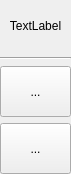
<?xml version="1.0" encoding="UTF-8"?>
<ui version="4.0">
 <class>WidgetChangeValue</class>
 <widget class="QWidget" name="WidgetChangeValue">
  <property name="geometry">
   <rect>
    <x>0</x>
    <y>0</y>
    <width>71</width>
    <height>174</height>
   </rect>
  </property>
  <property name="windowTitle">
   <string>Form</string>
  </property>
  <layout class="QVBoxLayout" name="verticalLayout">
   <property name="spacing">
    <number>6</number>
   </property>
   <property name="leftMargin">
    <number>0</number>
   </property>
   <property name="topMargin">
    <number>0</number>
   </property>
   <property name="rightMargin">
    <number>0</number>
   </property>
   <property name="bottomMargin">
    <number>0</number>
   </property>
   <item>
    <widget class="QLabel" name="label">
     <property name="sizePolicy">
      <sizepolicy hsizetype="Expanding" vsizetype="Preferred">
       <horstretch>0</horstretch>
       <verstretch>0</verstretch>
      </sizepolicy>
     </property>
     <property name="text">
      <string>TextLabel</string>
     </property>
     <property name="alignment">
      <set>Qt::AlignCenter</set>
     </property>
    </widget>
   </item>
   <item>
    <widget class="Line" name="line">
     <property name="orientation">
      <enum>Qt::Horizontal</enum>
     </property>
    </widget>
   </item>
   <item>
    <widget class="QToolButton" name="toolButtonInc">
     <property name="sizePolicy">
      <sizepolicy hsizetype="Expanding" vsizetype="Preferred">
       <horstretch>0</horstretch>
       <verstretch>0</verstretch>
      </sizepolicy>
     </property>
     <property name="text">
      <string>...</string>
     </property>
     <property name="icon">
      <iconset resource="images.qrc">
       <normaloff>:/img/128x128/plus.png</normaloff>:/img/128x128/plus.png</iconset>
     </property>
     <property name="iconSize">
      <size>
       <width>64</width>
       <height>64</height>
      </size>
     </property>
    </widget>
   </item>
   <item>
    <widget class="QToolButton" name="toolButtonDec">
     <property name="sizePolicy">
      <sizepolicy hsizetype="Expanding" vsizetype="Preferred">
       <horstretch>0</horstretch>
       <verstretch>0</verstretch>
      </sizepolicy>
     </property>
     <property name="text">
      <string>...</string>
     </property>
     <property name="icon">
      <iconset resource="images.qrc">
       <normaloff>:/img/128x128/minus.png</normaloff>:/img/128x128/minus.png</iconset>
     </property>
     <property name="iconSize">
      <size>
       <width>64</width>
       <height>64</height>
      </size>
     </property>
    </widget>
   </item>
  </layout>
 </widget>
 <resources>
  <include location="images.qrc"/>
 </resources>
 <connections/>
</ui>
